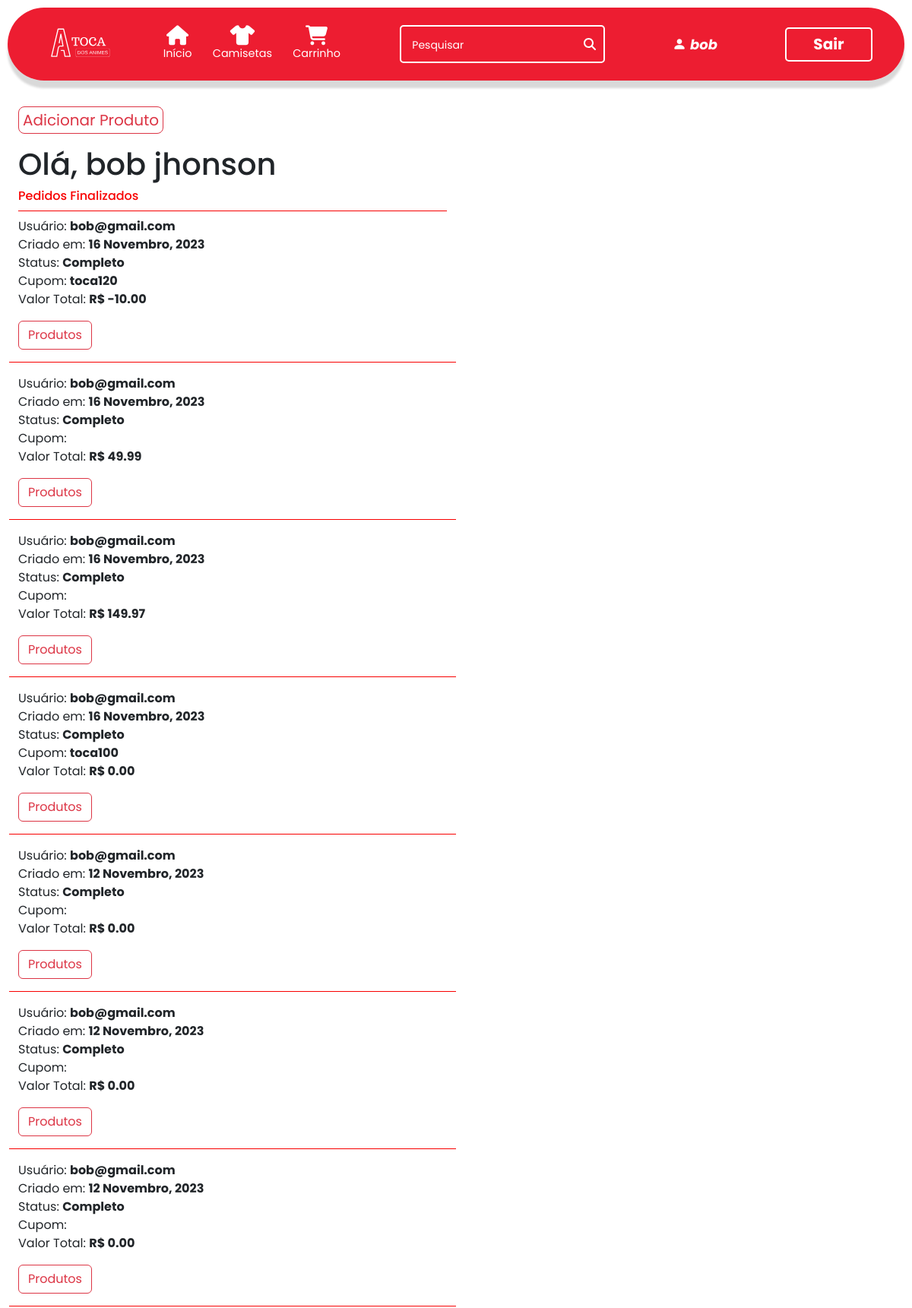
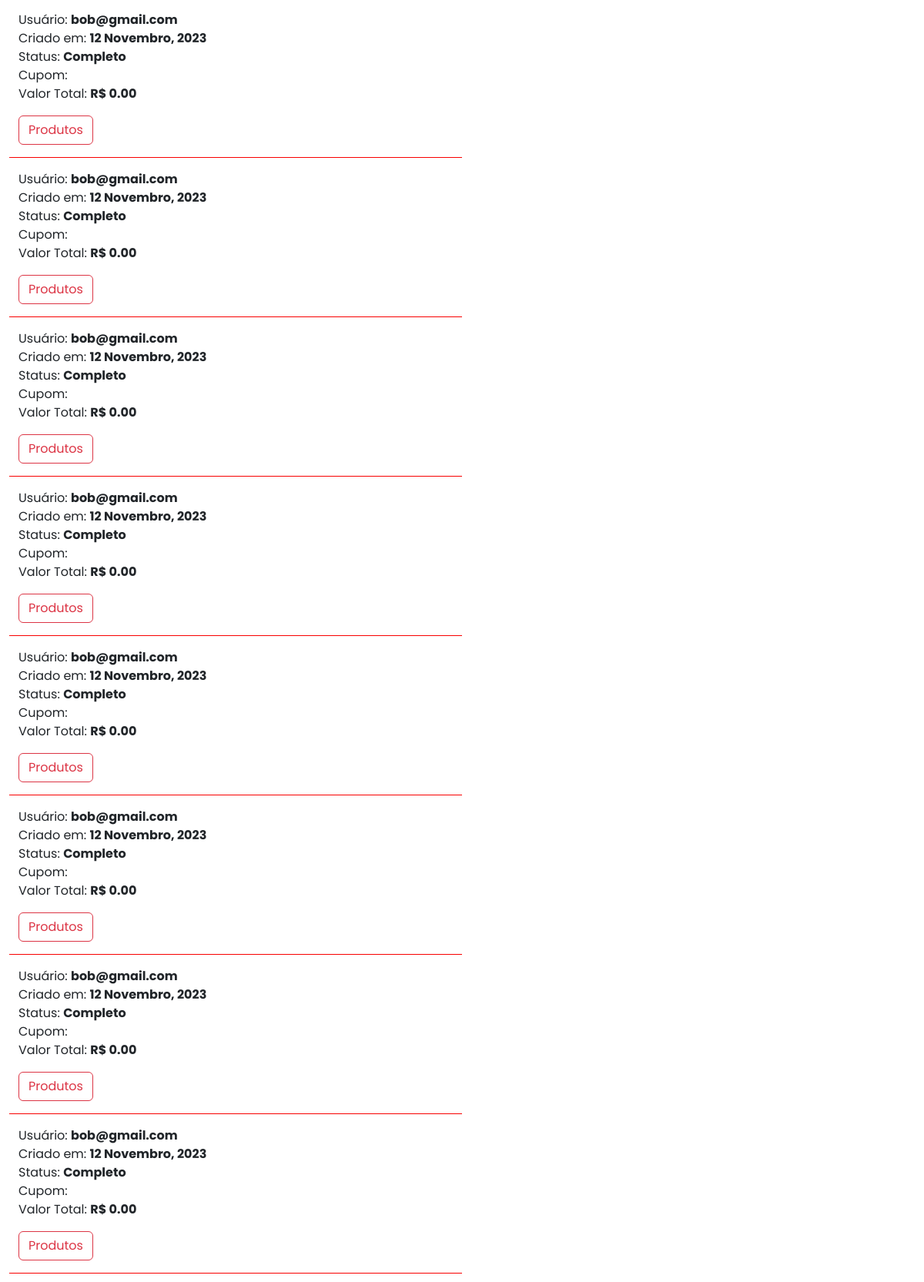
Page /user_page (signed in, upper part) on the committed database (2 pictures, top to bottom).
### ecommerce/models.py (models this page shows, shortened)
class User(AbstractUser):
    cpf = models.CharField(max_length=11, blank=False, null=True)
    adm = models.BooleanField(default=False)
    def __str__(self):
        return self.username

class Pedido(models.Model):
    cupom = models.ForeignKey(Cupom, on_delete=models.CASCADE, related_name="cupons_utilizados", blank=True, null=True)
    usuario = models.ForeignKey(User, on_delete=models.CASCADE, related_name="pedidos")
    data_pedido = models.DateTimeField(auto_now_add=True)
    complete = models.BooleanField(default=False, null=True, blank=False)
    cupom_status = models.BooleanField(default=False, null=True, blank=True)
    @property
    def get_total_cupom(self):
        valor_carrinho = self.get_total_carrinho
        total_cupom = float(valor_carrinho) - (float(valor_carrinho) * (self.cupom.porcentagem / 100))
        return total_cupom
    @property
    def get_total_carrinho(self):
        itempedido = self.items.all()
        total = sum([item.get_total for item in itempedido])
        return total

class Cupom(models.Model):
    nome_cupom = models.CharField(max_length=24, null=True, blank=False)
    porcentagem = models.IntegerField(blank=False, null=True)

class ItemPedido(models.Model):
    produto = models.ForeignKey(Produto, on_delete=models.CASCADE, related_name="produto_item", blank=True, null=True)
    pedido = models.ForeignKey(Pedido, on_delete=models.CASCADE, blank=True, null=True, related_name="items")
    tamanho = models.CharField(max_length=2, default="", blank=False)
    quantidade = models.PositiveIntegerField(null=True, blank=True)
    data_adicionada = models.DateTimeField(auto_now_add=True)
    @property
    def get_total(self):
        total = self.quantidade * self.produto.valor_produto
        return total

class Produto(models.Model):
    nome_produto = models.CharField(max_length=255)
    descricao_produto = models.TextField()
    valor_produto = models.DecimalField(max_digits=6, decimal_places=2)
    image = models.ImageField(null=True, blank=False)
    img_url = models.URLField(null=True, blank=True)
    tamanho_p = models.IntegerField(blank=False, null=True)
    tamanho_m = models.IntegerField(blank=False, null=True)
    tamanho_g = models.IntegerField(blank=False, null=True)
    tamanho_gg = models.IntegerField(blank=False, null=True)
    compradores = models.ManyToManyField(User, blank=True, related_name="compras")

### ecommerce/views.py (the view)
# urls.py: path("user_page", views.user_page, name="user_page"),
@login_required
def user_page(request):
    pedidos_finalizados = Pedido.objects.filter(usuario=request.user, complete=True).order_by("-data_pedido")
    return render(request, "ecommerce/user_page.html", context={
        "pedidos_finalizados": pedidos_finalizados,
    })

### ecommerce/templates/ecommerce/user_page.html (shortened to what this page needs)
{% extends 'ecommerce/layout.html' %}
{% load static %}
{% load i18n %}
{% block body %}
    <div class="container-fluid p-4">
        {% if user.is_superuser or user.adm %}
            <div class="row pb-3">
                <div class="col">
                    <a href="{% url 'add_produto' %}"><button class="btn btn-outline-danger btn-lg" style="padding: 2px 5px 2px 5px;">Adicionar Produto</button></a>
                </div>
            </div>
        {% endif %}
        <div class="row">
            <div class="col-6">
                <h1>Olá, {{user.get_full_name}}</h1>
                <h6 style="color: #f80000; border-bottom: 1px solid #f80000; padding-bottom: 10px;">Pedidos Finalizados</h6>
            </div>
        </div>
        {% for pedido in pedidos_finalizados %}
            <div class="row mb-3">
                <div class="col-6" style="border-bottom: 1px solid #F80000;">
                    <p>
                        Usuário: <strong>{{pedido.usuario}}</strong> <br>
                        Criado em: <strong>{% language 'pt-br' %}{{ pedido.data_pedido|date:'j F, Y' }}{% endlanguage %}</strong>
                        <br>
                        Status: <strong>Completo</strong> <br>
                        Cupom: <strong>{{pedido.cupom.nome_cupom}}</strong> <br>
                        Valor Total:
                            {% if pedido.cupom_status %}
                                <strong> R$ {{pedido.get_total_cupom|floatformat:2}} </strong>
                            {% else %}
                                <strong> R$ {{pedido.get_total_carrinho|floatformat:2}} </strong>
                            {% endif %}
                    </p>
                    <p>
                        <button class="btn btn-outline-danger" type="button" data-bs-toggle="collapse" data-bs-target="#collapse-{{pedido.pk}}"
                            aria-expanded="false" aria-controls="collapse-{{pedido.pk}}">
                            Produtos
                        </button>
                    </p>
                </div>
            </div>
            {% empty %}
                <h4>Você ainda não finalizou nenhum pedido.</h4>
        {% endfor %}
    </div>
{% endblock %}

### ecommerce/templates/ecommerce/layout.html (shortened to what this page needs)
{% load static %}
<!DOCTYPE html>
<html lang="en">
    <head>
        <link rel="stylesheet" href="{% static 'ecommerce/style.css' %}">
        <link rel="stylesheet" href="https://cdn.jsdelivr.net/npm/bootstrap-icons@1.11.1/font/bootstrap-icons.css" />
        <link href="https://cdn.jsdelivr.net/npm/bootstrap@5.3.2/dist/css/bootstrap.min.css" rel="stylesheet"
 />
    </head>
  <body>
        <header>
            <nav class="navbar navbar-expand-lg navbar-dark custom-nav">
                <div class="container">
                    <a class="navbar-brand" href="{% url 'index' %}">
                        <img  src="{% static 'ecommerce/Assets/LogoToca.svg' %}" alt="" class="logo" />
                    </a>
                    <div class="collapse navbar-collapse" id="navbarNav">
                        <ul class="navbar-nav me-auto iconsLinks">
                            <li class="nav-item">
                                <a class="nav-link" href="{% url 'index' %}"><i class="fa-solid fa-house" style="color: #ffffff;"></i> Início</a>
                            </li>
                            <li class="nav-item">
                                <a class="nav-link" href="{% url 'produtos' 'all' %}"><i class="fa-solid fa-shirt" style="color: #ffffff;"></i> Camisetas</a>
                            </li>
                            <li class="nav-item" data-bs-toggle="offcanvas" data-bs-target="#offcanvasRight" aria-controls="offcanvasRight">
                                <a class="nav-link" href="{% url 'carrinho' %}"><i class="fa-solid fa-cart-shopping" style="color: #ffffff;"></i> Carrinho</a>
                            </li>
                        </ul>
                        <form class="d-flex me-auto justify-content-center" action="{% url 'search_bar' %}" method="get">
                            <input class="inputSearch" type="search" placeholder="Pesquisar" aria-label="Search" name="search"/>
                        </form>
                        {% if user.is_authenticated %}
                            <ul class="navbar-nav me-auto iconsLinks">
                                <li class="nav-item">
                                    <a class="nav-link" href="{% url 'user_page' %}" style="font-size: 10px;"><i class="bi bi-person-fill"><strong style="color: white; margin-left: 5px;">{{request.user.first_name}}</strong></i></a>
                                </li>
                            </ul>
                            <div class="d-flex justify-content-center">
                              <a href="{% url 'logout' %}"><button class="login">Sair</button></a>
                            </div>
                        {% else %}
                              <div class="d-flex justify-content-center">
                                  <a href="{% url 'login' %}"><button class="login">Entrar</button></a>
                              </div>
                        {% endif %}
                    </div>
                </div>
            </nav>
        </header>
        {% block body %}
        {% endblock %}
  </body>
</html>

### ecommerce/static/ecommerce/style.css (style rules this page uses)
:root { --red-primary: #ed1d31; --pink-card: #FFA2A2; }
* { font-family: "Poppins", sans-serif; margin: 0; padding: 0; padding-left: 0; }
.navbar { background-color: var(--red-primary) !important; border-radius: 50px; margin: 10px; display: grid; grid-template-columns: 10% auto auto auto; align-items: center; box-shadow: 0px 10px 3px #d9d9d9; font-weight: 400; }
.navbar-brand { max-width: 15%; }
.custom-nav { padding: 3px !important; }
.logo { display: flex; max-width: 80px; max-height: 80px; margin-right: 200px; margin-left: 15%; justify-content: center; position: relative; top: 3px; }
.inputSearch { background-color: transparent; width: 270px; height: 50px; border: 2px solid white; border-radius: 5px; outline: none; color: white; padding: 5%; align-items: center; background-image: url(Assets/icons/iconSearch.svg); background-repeat: no-repeat; background-position: calc(100% - 10px) center; }
.iconsLinks { display: flex !important; justify-content: center; align-items: center; gap: 10%; font-size: .9rem; }
.iconsLinks a { color: white; }
.iconsLinks a i { color: white; font-size: 180%; display: flex; justify-content: center; align-items: center; }
.login { width: 115px; height: 45px; background-color: transparent; border: 2px solid white; border-radius: 5px; margin-right: 40px; color: white; font-size: 20px; text-decoration: none; font-weight: 700; }
a { text-decoration: none; }
@media screen and (max-width: 1200px) { .login { margin: 10px; } }
@media screen and (max-width: 1200px) { .inputSearch { margin: 10px; } }
@media screen and (max-width: 1200px) { .iconsLinks { gap: 5%; } }
@media screen and (max-width: 1200px) { .logo { margin-right: 80px; } }

### rows in the picture
User: user.first_name "bob", get_full_name "bob jhonson"
Pedido: usuario "bob@gmail.com", data_pedido "16 Novembro, 2023", cupom.nome_cupom "toca120", get_total_cupom "-10.00"
Pedido: usuario "bob@gmail.com", data_pedido "16 Novembro, 2023", get_total_carrinho "49.99"
Pedido: usuario "bob@gmail.com", data_pedido "16 Novembro, 2023", get_total_carrinho "149.97"
Pedido: usuario "bob@gmail.com", data_pedido "16 Novembro, 2023", cupom.nome_cupom "toca100", get_total_cupom "0.00"
Pedido: usuario "bob@gmail.com", data_pedido "12 Novembro, 2023", get_total_carrinho "0.00"
Pedido: usuario "bob@gmail.com", data_pedido "12 Novembro, 2023", get_total_carrinho "0.00"
Pedido: usuario "bob@gmail.com", data_pedido "12 Novembro, 2023", get_total_carrinho "0.00"
Pedido: usuario "bob@gmail.com", data_pedido "12 Novembro, 2023", get_total_carrinho "0.00"
Pedido: usuario "bob@gmail.com", data_pedido "12 Novembro, 2023", get_total_carrinho "0.00"
Pedido: usuario "bob@gmail.com", data_pedido "12 Novembro, 2023", get_total_carrinho "0.00"
Pedido: usuario "bob@gmail.com", data_pedido "12 Novembro, 2023", get_total_carrinho "0.00"
Pedido: usuario "bob@gmail.com", data_pedido "12 Novembro, 2023", get_total_carrinho "0.00"
Pedido: usuario "bob@gmail.com", data_pedido "12 Novembro, 2023", get_total_carrinho "0.00"
Pedido: usuario "bob@gmail.com", data_pedido "12 Novembro, 2023", get_total_carrinho "0.00"
Pedido: usuario "bob@gmail.com", data_pedido "12 Novembro, 2023", get_total_carrinho "0.00"
